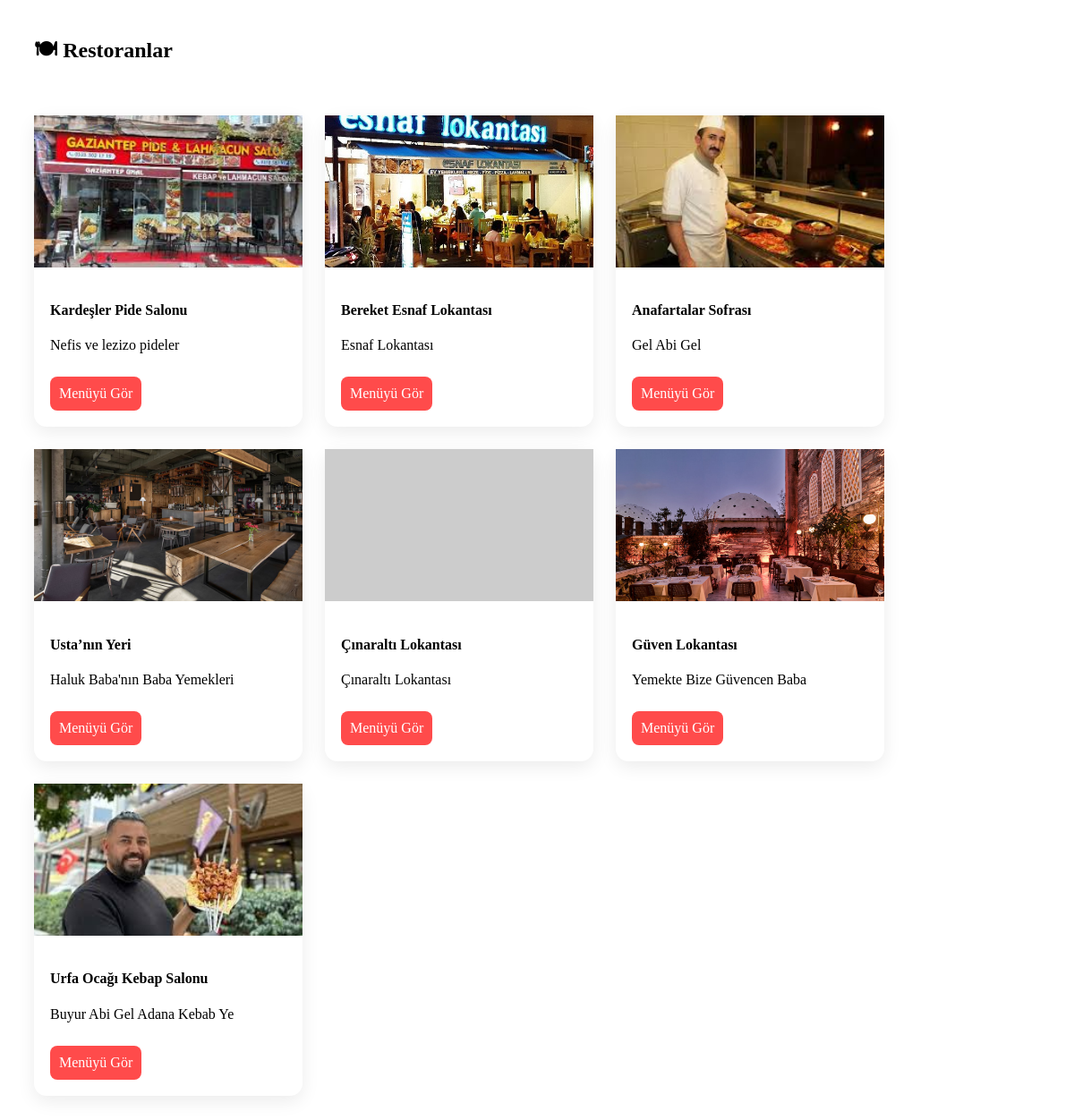
/customer/index.php, run on the app's committed database.
### tables this page shows
CREATE TABLE `restaurants` (
  `id` int(11) NOT NULL,
  `seller_id` int(11) NOT NULL,
  `restaurant_name` varchar(255) NOT NULL,
  `description` text DEFAULT NULL,
  `created_at` timestamp NOT NULL DEFAULT current_timestamp(),
  `logo` varchar(255) NOT NULL,
  `rating` decimal(3,2) NOT NULL DEFAULT 0.00,
  `rating_count` int(11) NOT NULL DEFAULT 0
);

### customer/index.php (the view, shortened to what this page needs)
<?php
include "header.php";
$restaurants = mysqli_query($conn, "SELECT * FROM restaurants");
?>
<h2 style="padding:30px 30px 0">🍽 Restoranlar</h2>
<div class="card-container">
<?php while($r = mysqli_fetch_assoc($restaurants)): ?>
    <div class="card">
        <img src="../seller/uploads/<?= $r["logo"] ?>"
             onerror="this.src='https://via.placeholder.com/400x170'">
        <div class="card-body">
            <h4><?= $r["restaurant_name"] ?></h4>
            <p><?= $r["description"] ?></p>
            <a class="btn" href="restaurant.php?id=<?= $r["id"] ?>">Menüyü Gör</a>
        </div>
    </div>
<?php endwhile; ?>
</div>

### customer/index.php (style rules this page uses)
.card-container { padding: 30px; display: flex; flex-wrap: wrap; gap: 25px; }
.card { width: 300px; background: white; border-radius: 14px; box-shadow: 0 6px 20px rgba(0,0,0,.08); transition: .3s; }
.card img { width: 100%; height: 170px; object-fit: cover; }
.card-body { padding: 18px; }
.btn { background: #ff4b4b; color: white; padding: 10px; border-radius: 8px; text-decoration: none; display: inline-block; margin-top: 10px; }

### data on the page
restaurants: logo (picture), restaurant_name "Kardeşler Pide Salonu", description "Nefis ve lezizo pideler"
restaurants: logo (picture), restaurant_name "Bereket Esnaf Lokantası", description "Esnaf Lokantası"
restaurants: logo (picture), restaurant_name "Anafartalar Sofrası", description "Gel Abi Gel"
restaurants: logo (picture), restaurant_name "Usta’nın Yeri", description "Haluk Baba'nın Baba Yemekleri"
restaurants: restaurant_name "Çınaraltı Lokantası", description "Çınaraltı Lokantası"
restaurants: logo (picture), restaurant_name "Güven Lokantası", description "Yemekte Bize Güvencen Baba"
restaurants: logo (picture), restaurant_name "Urfa Ocağı Kebap Salonu", description "Buyur Abi Gel Adana Kebab Ye"
